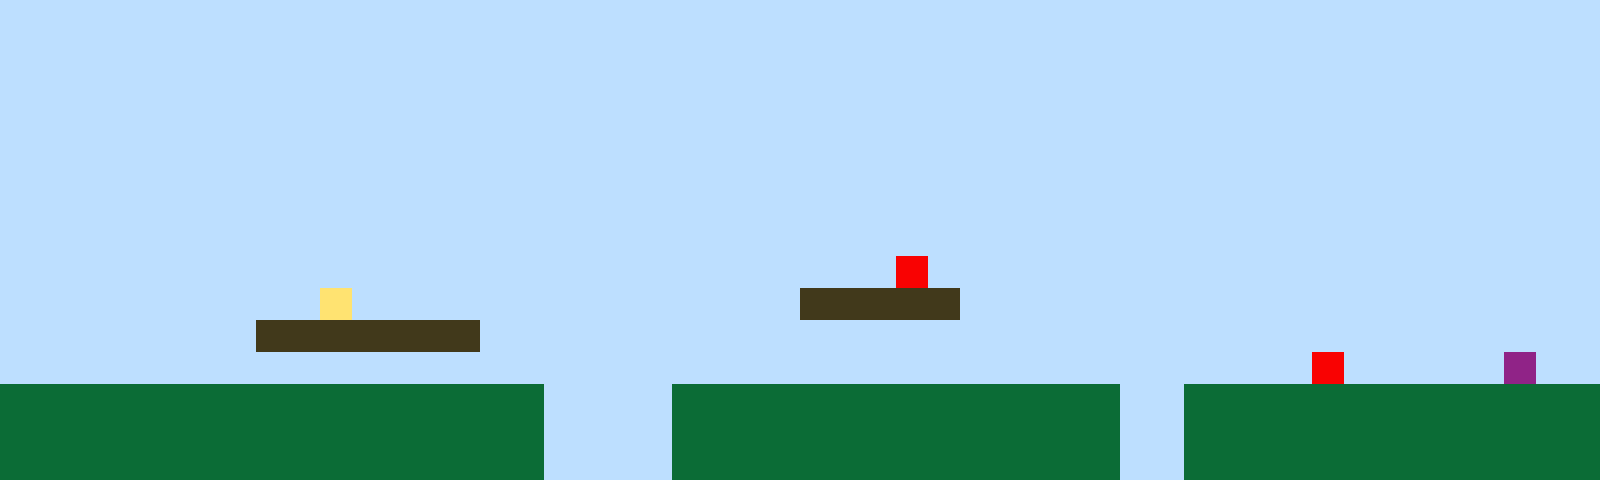

This game map was drawn from its Tiled (.tmx) file and the tilesets committed beside it. A one-line description and the full map source follow:
An orthogonal 50x15 tile map with 32x32 px tiles, 1 tile layer (Tile Layer 1).

<map version="1.10" tiledversion="1.11.2" orientation="orthogonal" renderorder="right-up" width="50" height="15" tilewidth="32" tileheight="32" infinite="0" nextlayerid="2" nextobjectid="1"><editorsettings><export target="map1.csv" format="csv" /></editorsettings><tileset firstgid="1" name="sprites" tilewidth="32" tileheight="32" tilecount="6" columns="3"><image source="sprites.png" width="96" height="64" /></tileset><layer id="1" name="Tile Layer 1" width="50" height="15"><data encoding="csv">1,1,1,1,1,1,1,1,1,1,1,1,1,1,1,1,1,1,1,1,1,1,1,1,1,1,1,1,1,1,1,1,1,1,1,1,1,1,1,1,1,1,1,1,1,1,1,1,1,1,1,1,1,1,1,1,1,1,1,1,1,1,1,1,1,1,1,1,1,1,1,1,1,1,1,1,1,1,1,1,1,1,1,1,1,1,1,1,1,1,1,1,1,1,1,1,1,1,1,1,1,1,1,1,1,1,1,1,1,1,1,1,1,1,1,1,1,1,1,1,1,1,1,1,1,1,1,1,1,1,1,1,1,1,1,1,1,1,1,1,1,1,1,1,1,1,1,1,1,1,1,1,1,1,1,1,1,1,1,1,1,1,1,1,1,1,1,1,1,1,1,1,1,1,1,1,1,1,1,1,1,1,1,1,1,1,1,1,1,1,1,1,1,1,1,1,1,1,1,1,1,1,1,1,1,1,1,1,1,1,1,1,1,1,1,1,1,1,1,1,1,1,1,1,1,1,1,1,1,1,1,1,1,1,1,1,1,1,1,1,1,1,1,1,1,1,1,1,1,1,1,1,1,1,1,1,1,1,1,1,1,1,1,1,1,1,1,1,1,1,1,1,1,1,1,1,1,1,1,1,1,1,1,1,1,1,1,1,1,1,1,1,1,1,1,1,1,1,1,1,1,1,1,1,1,1,1,1,1,1,1,1,1,1,1,1,1,1,1,1,1,1,1,1,1,1,1,1,1,1,1,1,1,1,1,1,1,1,1,1,1,1,1,1,1,1,1,1,1,1,1,1,1,1,1,1,1,1,1,1,1,1,1,1,1,1,1,1,1,1,1,1,1,1,1,1,1,1,1,1,1,1,1,1,1,1,1,1,1,1,1,1,1,1,1,1,1,1,1,1,1,1,1,1,1,1,1,1,1,1,1,1,1,1,1,1,1,1,1,1,1,1,1,1,1,1,1,1,5,1,1,1,1,1,1,1,1,1,1,1,1,1,1,1,1,1,1,1,1,1,1,1,1,1,1,1,1,1,1,1,4,1,1,1,1,1,1,1,1,1,1,1,1,1,1,3,3,3,3,3,1,1,1,1,1,1,1,1,1,1,1,1,1,1,1,1,1,1,1,1,1,1,1,1,1,1,1,1,3,3,3,3,3,3,3,1,1,1,1,1,1,1,1,1,1,1,1,1,1,1,1,1,1,1,1,1,1,1,1,1,1,1,1,1,1,1,1,1,1,1,1,1,1,1,1,1,1,1,1,1,1,1,1,1,1,1,1,1,1,1,1,1,1,1,1,1,1,1,1,1,1,1,1,1,1,1,1,1,1,1,1,5,1,1,1,1,1,6,1,1,2,2,2,2,2,2,2,2,2,2,2,2,2,2,2,2,2,1,1,1,1,2,2,2,2,2,2,2,2,2,2,2,2,2,2,1,1,2,2,2,2,2,2,2,2,2,2,2,2,2,2,2,2,2,2,2,2,2,2,2,2,2,2,2,2,2,2,1,1,1,1,2,2,2,2,2,2,2,2,2,2,2,2,2,2,1,1,2,2,2,2,2,2,2,2,2,2,2,2,2,2,2,2,2,2,2,2,2,2,2,2,2,2,2,2,2,2,1,1,1,1,2,2,2,2,2,2,2,2,2,2,2,2,2,2,1,1,2,2,2,2,2,2,2,2,2,2,2,2,2</data></layer></map>
